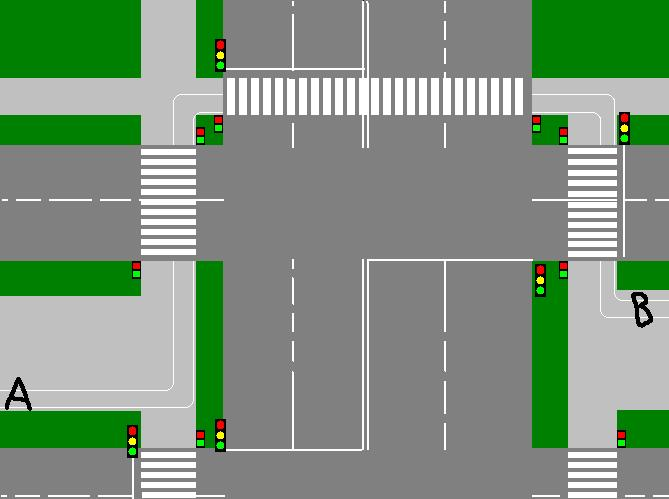
#> input picture good/0_c2d17_409786f4_orig.jpg, 669 x 499 px; its folder holds only this picture in this run
$ jupyter execute corners.ipynb   (shell and % lines are left out)
#> lines starting #> are read from the running program, lines starting #| are printed output that depends on the picture; after the words box and inside, x2 and y2 are one past the last pixel; in counts of white or black regions, pixels touching at a corner belong together
[cell 1]
import os
import numpy as np
import cv2
from matplotlib import pyplot as plt

[cell 2]
# fnames = ['sample1.jpg', 'chessboard.jpg']
color_red = [255, 0, 0]
radius = 3
img_format = {'jpg', 'png'}
folder_good = './good'
folder_bad = './bad'

FOLDER = folder_good

def nothing(x):
    pass

def get_images_in_dir(directory=FOLDER):
    files = os.listdir(directory)
    files = [os.path.join(directory, f) for f in files]
    images = [f for f in files if (f.split('.')[-1] in img_format)]
    return images

fnames = get_images_in_dir()
cv2.namedWindow('image', flags=cv2.WINDOW_NORMAL)
# cv2.namedWindow('image', flags=cv2.WINDOW_AUTOSIZE)

cv2.createTrackbar('Image', 'image', 0, len(fnames)-1, nothing)
# cv2.createTrackbar('ImagesShowType', 'image', 1, 2, nothing)
# cv2.createTrackbar('UseHarris', 'image', 1, 1, nothing)
# cv2.createTrackbar('MaxCorners', 'image', 0, 700, nothing)
cv2.createTrackbar('MinDistance', 'image', 10, 100, nothing)
cv2.createTrackbar('QualityLevel', 'image', 5, 100, nothing)

img_num = 0

while(1):
    img_num = cv2.getTrackbarPos('Image','image')
#     use_Harris = cv2.getTrackbarPos('UseHarris', 'image') % 2 == 0
    use_Harris = False
#     max_corners = cv2.getTrackbarPos('MaxCorners', 'image')
    max_corners = 0
#     concat_type = cv2.getTrackbarPos('ImagesShowType', 'image')
    concat_type = 1
    min_distance = cv2.getTrackbarPos('MinDistance', 'image')
    quality_Level = cv2.getTrackbarPos('QualityLevel', 'image') / float(100)

    if quality_Level == 0:
        quality_Level = 0.01

    img_src = cv2.imread(fnames[img_num])
#> img_src is the input picture: shape (499, 669, 3); mean B, G, R 126.5, 147.5, 126.9
    img = img_src.copy()
    gray = cv2.cvtColor(img,cv2.COLOR_BGR2GRAY)
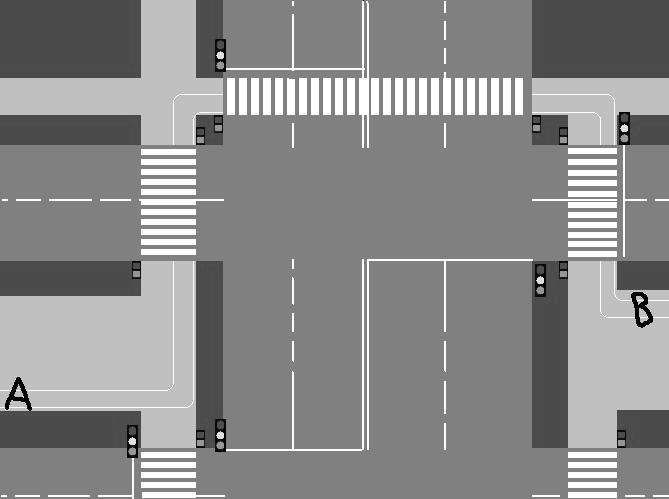
#> gray: shape (499, 669); min 0, max 255, mean 138.9
    gray = np.float32(gray)

    corners = cv2.goodFeaturesToTrack(image=gray,
                                      maxCorners=max_corners,
                                      qualityLevel=quality_Level,
                                      minDistance=min_distance,
                                      useHarrisDetector=use_Harris)
#> corners = 214 rows, first 8: [643, 300], [227, 68], [227, 450], [624, 146], [133, 459], [7, 408], [619, 112], [629, 112]
    corners = np.int0(corners)

    for i in corners:
        x,y = i.ravel()
        cv2.circle(img, (x, y), radius, color_red, -1)
#> this loop made 214 passes
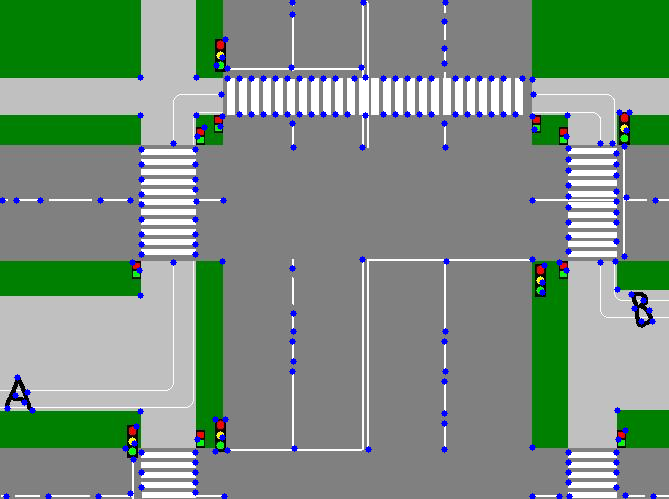
#> img: shape (499, 669, 3); 1.86% of pixels changed, all inside (x1, y1, x2, y2) = (0, 0, 659, 499)

    img = np.uint8(img)

    if concat_type == 2:
        result_img = img
    else:
        result_img = np.concatenate((img_src, img), axis=concat_type)
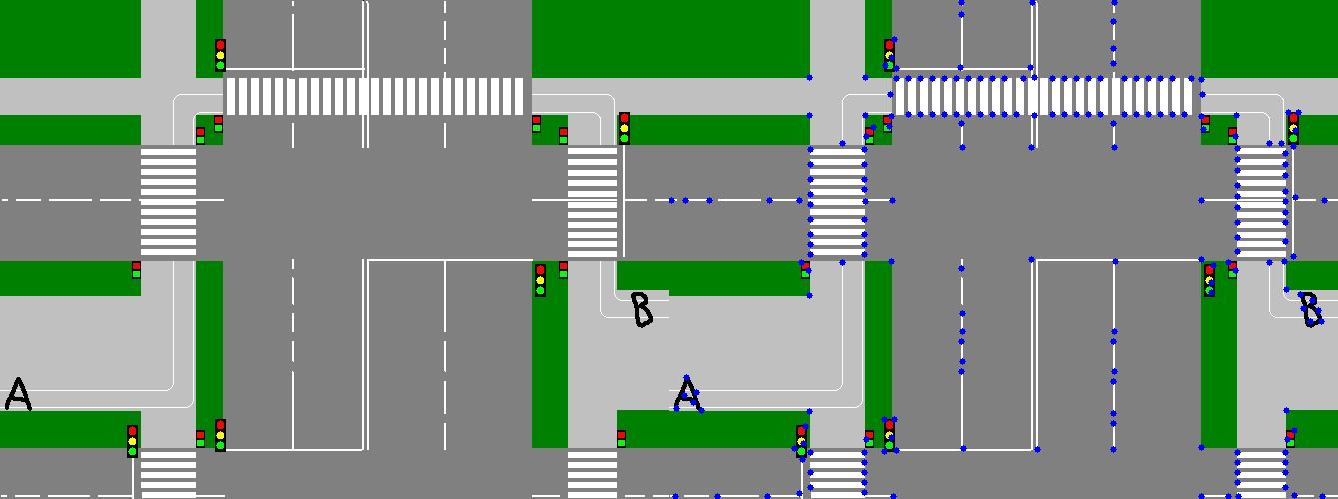
#> result_img: shape (499, 1338, 3); mean B, G, R 127.5, 146, 125.5
    cv2.imshow('image',result_img)

    k = cv2.waitKey(1) & 0xFF
#> (key Esc is pressed here)
    if k == 27:
        break

cv2.destroyAllWindows()
